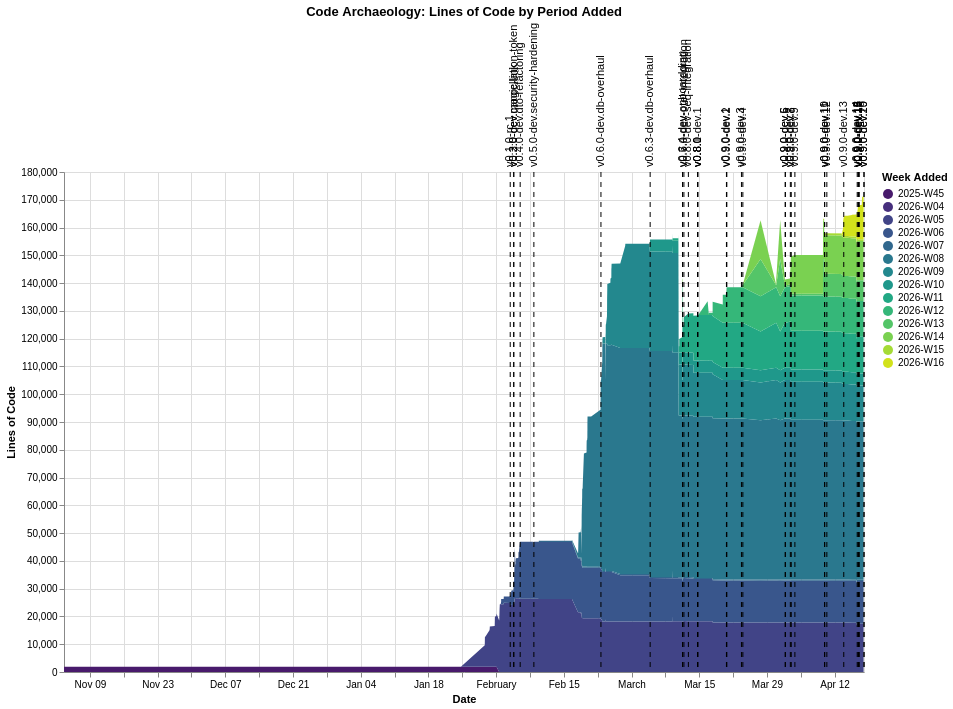

Here is the Vega-Lite specification saved for this chart:
### Vega-Lite specification from a JSON file in a GitHub repository (floating-point values rounded to 4 significant figures; data arrays with more than 128 entries replaced by an {"elided": "..."} marker saying what was removed)
{"$schema": "https://vega.github.io/schema/vega-lite/v6.1.0.json", "config": {"view": {"continuousHeight": 300, "continuousWidth": 300}}, "datasets": {"data-8c9620b4cab5a1ab8db95f46d03c8e28": [{"datetime": "2026-02-03T22:04:01", "version": "v0.1.0-rc.1"}, {"datetime": "2026-02-04T15:30:33", "version": "v0.2.0-dev.magic-link"}, {"datetime": "2026-02-04T15:37:30", "version": "v0.3.0-dev.cancellation-token"}, {"datetime": "2026-02-05T23:26:44", "version": "v0.4.0-dev.dto-refactoring"}, {"datetime": "2026-02-08T19:23:40", "version": "v0.5.0-dev.security-hardening"}, {"datetime": "2026-02-22T16:19:23", "version": "v0.6.0-dev.db-overhaul"}, {"datetime": "2026-03-04T20:35:09", "version": "v0.6.3-dev.db-overhaul"}, {"datetime": "2026-03-11T13:12:47", "version": "v0.6.4-dev-onboardding"}, {"datetime": "2026-03-11T20:04:54", "version": "v0.7.0-dev-otel-integration"}, {"datetime": "2026-03-12T18:17:30", "version": "v0.8.0-dev-seq-integration"}, {"datetime": "2026-03-14T16:10:41", "version": "v0.8.0-dev.1"}, {"datetime": "2026-03-14T16:34:16", "version": "v0.8.0"}, {"datetime": "2026-03-14T17:01:41", "version": "v0.8.1"}, {"datetime": "2026-03-20T15:15:15", "version": "v0.9.0-dev.1"}, {"datetime": "2026-03-20T17:08:38", "version": "v0.9.0-dev.2"}, {"datetime": "2026-03-23T17:44:32", "version": "v0.9.0-dev.3"}, {"datetime": "2026-03-24T00:42:23", "version": "v0.9.0-dev.4"}, {"datetime": "2026-04-01T19:21:25", "version": "v0.9.0-dev.5"}, {"datetime": "2026-04-01T19:23:17", "version": "v0.9.0-dev.6"}, {"datetime": "2026-04-02T20:26:13", "version": "v0.9.0-dev.7"}, {"datetime": "2026-04-03T00:54:10", "version": "v0.9.0-dev.8"}, {"datetime": "2026-04-03T18:57:22", "version": "v0.9.0-dev.9"}, {"datetime": "2026-04-09T22:11:40", "version": "v0.9.0-dev.10"}, {"datetime": "2026-04-09T23:01:19", "version": "v0.9.0-dev.11"}, {"datetime": "2026-04-10T09:35:07", "version": "v0.9.0-dev.12"}, {"datetime": "2026-04-13T21:33:05", "version": "v0.9.0-dev.13"}, {"datetime": "2026-04-16T16:18:16", "version": "v0.9.0-dev.14"}, {"datetime": "2026-04-16T20:43:41", "version": "v0.9.0-dev.15"}, {"datetime": "2026-04-16T23:34:34", "version": "v0.9.0-dev.16"}, {"datetime": "2026-04-16T23:40:50", "version": "v0.9.0-dev.17"}, {"datetime": "2026-04-17T02:08:33", "version": "v0.9.0-dev.18"}, {"datetime": "2026-04-18T01:56:51", "version": "v0.9.0-dev.19"}, {"datetime": "2026-04-18T02:01:27", "version": "v0.9.0-dev.20"}], "data-939b42c1de209798acfc9bef7edd8035": {"elided": "3384 records"}}, "height": 500, "layer": [{"data": {"name": "data-939b42c1de209798acfc9bef7edd8035"}, "encoding": {"color": {"field": "period", "scale": {"scheme": "viridis"}, "title": "Week Added", "type": "ordinal"}, "order": {"field": "period", "sort": "ascending", "type": "ordinal"}, "tooltip": [{"field": "commit_date", "type": "temporal"}, {"field": "period", "type": "ordinal"}, {"field": "line_count", "type": "quantitative"}], "x": {"field": "commit_date", "title": "Date", "type": "temporal"}, "y": {"field": "line_count", "title": "Lines of Code", "type": "quantitative"}}, "mark": {"type": "area"}}, {"data": {"name": "data-8c9620b4cab5a1ab8db95f46d03c8e28"}, "encoding": {"tooltip": [{"field": "version", "type": "nominal"}, {"field": "datetime", "type": "temporal"}], "x": {"field": "datetime", "title": "Date", "type": "temporal"}}, "mark": {"strokeDash": [5, 5], "type": "rule"}}, {"data": {"name": "data-8c9620b4cab5a1ab8db95f46d03c8e28"}, "encoding": {"text": {"field": "version", "type": "nominal"}, "x": {"field": "datetime", "type": "temporal"}, "y": {"value": 10}}, "mark": {"align": "left", "angle": 270, "dx": 15, "dy": 0, "type": "text"}}], "title": "Code Archaeology: Lines of Code by Period Added", "width": 800}
